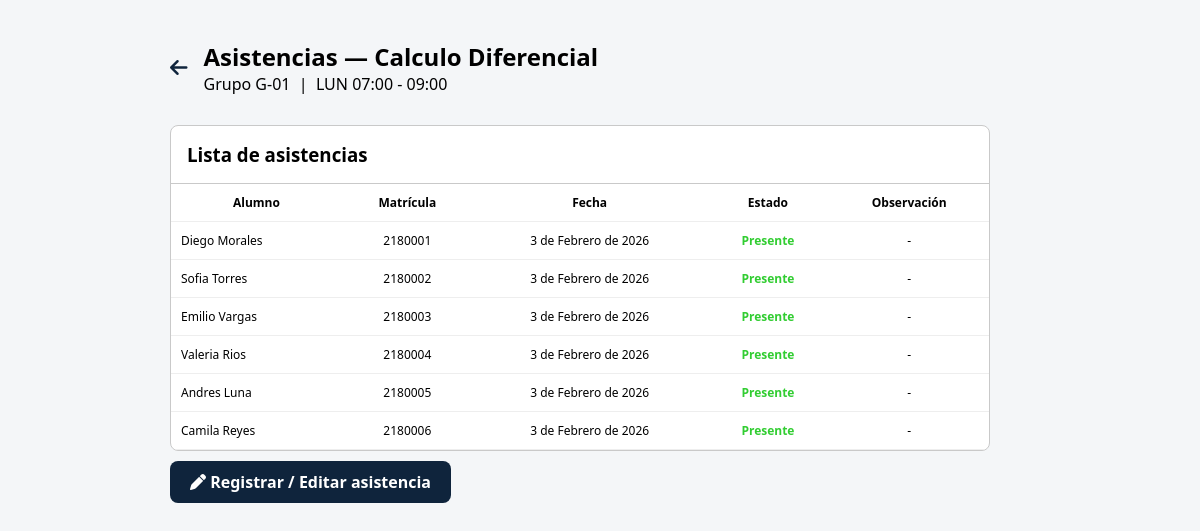
/sesion/1/asistencias/ (signed in), run on an earlier commit of the app's database.
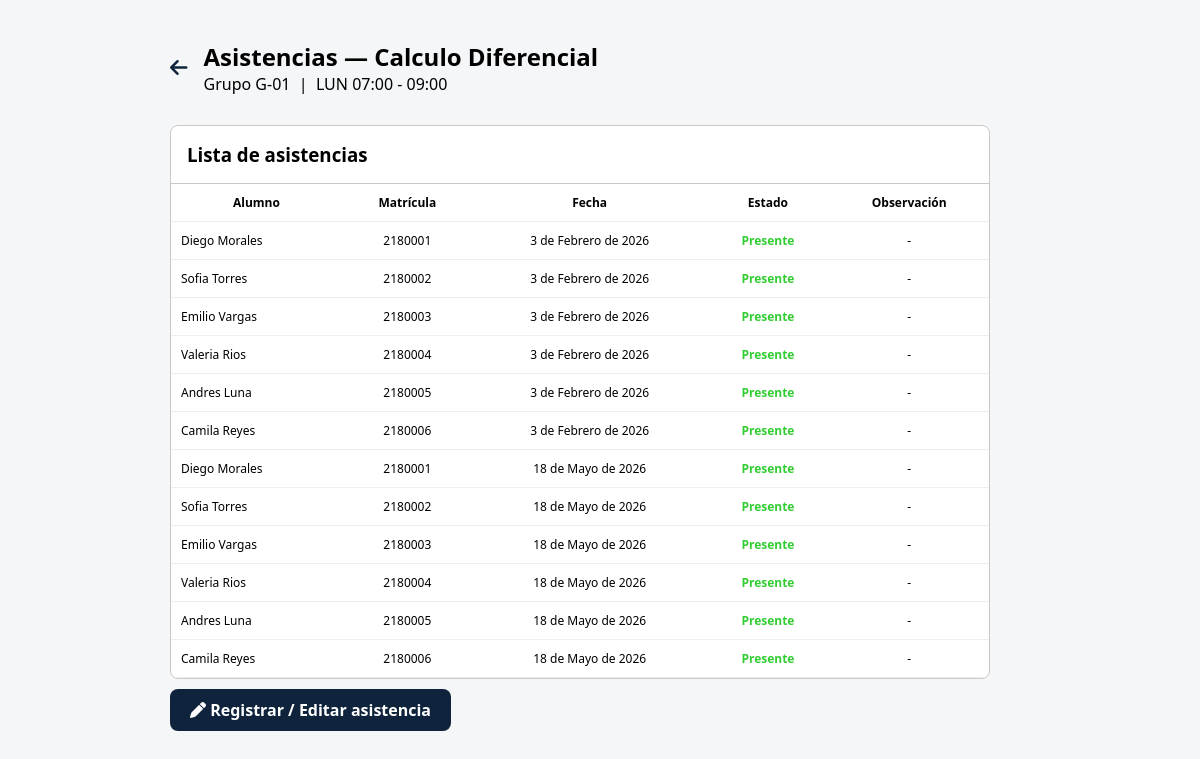
And on a later commit of the database.
### horarios/models.py (models this page shows, shortened)
class Sesion(models.Model):
    TIPO_CHOICES = [
        ('CLASE', 'Clase Normal'),
        ('EXAMEN', 'Examen'),
        ('TALLER', 'Taller'),
        ('OTRO', 'Otro'),
    ]
    DIA_CHOICES = [
        ('LUN', 'Lunes'),
        ('MAR', 'Martes'),
        ('MIE', 'Miércoles'),
        ('JUE', 'Jueves'),
        ('VIE', 'Viernes'),
        ('SAB', 'Sábado'),
    ]
    grupo = models.ForeignKey(Grupo, on_delete=models.CASCADE, related_name='sesiones')
    aula = models.ForeignKey(Aula, on_delete=models.PROTECT, related_name='sesiones')
    tipo = models.CharField(max_length=10, choices=TIPO_CHOICES, default='CLASE')
    dia = models.CharField(max_length=3, choices=DIA_CHOICES)
    hora_inicio = models.TimeField()
    hora_fin = models.TimeField()
    fecha_inicio = models.DateField()
    fecha_fin = models.DateField()
    class Meta:
        verbose_name_plural = 'Sesiones'

class Grupo(models.Model):
    nombre = models.CharField(max_length=50)
    materia = models.ForeignKey(Materia, on_delete=models.CASCADE, related_name='grupos')
    profesor = models.ForeignKey(Profesor, on_delete=models.PROTECT, related_name='grupos')
    periodo = models.CharField(max_length=20)
    cupo_maximo = models.PositiveSmallIntegerField()
    estudiantes = models.ManyToManyField(Estudiante, blank=True, related_name='grupos')
    activo = models.BooleanField(default=True)
    class Meta:
        verbose_name_plural = 'Grupos'

class Materia(models.Model):
    nombre = models.CharField(max_length=200)
    codigo = models.CharField(max_length=20, unique=True)
    facultad = models.CharField(max_length=150)
    creditos = models.PositiveSmallIntegerField()
    activo = models.BooleanField(default=True)
    class Meta:
        verbose_name_plural = 'Materias'

class Asistencia(models.Model):
    ESTADO_CHOICES = [
        ('PRESENTE', 'Presente'),
        ('AUSENTE', 'Ausente'),
        ('TARDANZA', 'Tardanza'),
        ('JUSTIFICADO', 'Justificado'),
    ]
    sesion = models.ForeignKey(Sesion, on_delete=models.CASCADE, related_name='asistencias')
    estudiante = models.ForeignKey(Estudiante, on_delete=models.CASCADE, related_name='asistencias')
    fecha = models.DateField()
    estado = models.CharField(max_length=12, choices=ESTADO_CHOICES)
    observacion = models.TextField(null=True, blank=True)
    class Meta:
        verbose_name_plural = 'Asistencias'
        constraints = [
            models.UniqueConstraint(
                fields=['estudiante', 'sesion', 'fecha'],
                name='una_asistencia_por_sesion'
            )
        ]

class Estudiante(models.Model):
    usuario = models.OneToOneField(User, on_delete=models.CASCADE, related_name='perfil_estudiante')
    matricula = models.CharField(max_length=20, unique=True)
    facultad = models.CharField(max_length=150)
    semestre = models.PositiveSmallIntegerField()
    activo = models.BooleanField(default=True)
    class Meta:
        verbose_name_plural = 'Estudiantes'

### horarios/views.py (the view, shortened to what this page needs)
# urls.py: path('sesion/<int:sesion_id>/asistencias/', views.ver_asistencias, name='ver_asistencias'),
@login_required
def ver_asistencias(request, sesion_id):
    sesion = get_object_or_404(
        Sesion,
        id=sesion_id
    )
    if es_profesor(request.user):
        profesor = request.user.perfil_profesor
        if not profesor.grupos.filter(id=sesion.grupo.id).exists():
            messages.error(
                request,
                'No tienes permiso para ver esta sesión.'
            )
            return redirect('dashboard')
        asistencias = Asistencia.objects.filter(
            sesion=sesion
        )
    else:
        messages.error(
            request,
            'No tienes permiso para ver esta página.'
        )
        return redirect('login')
    contexto = {
        'sesion': sesion,
        'asistencias': asistencias,
    }
    return render(
        request,
        'ver_asistencias.html',
        contexto
    )

### horarios/views.py (called while the page is built)
def es_profesor(usuario):
    return hasattr(usuario, 'perfil_profesor')

### templates/ver_asistencias.html (shortened to what this page needs)
{% load static %}
<!DOCTYPE html>
<html lang="es">
<head>
    <link rel="stylesheet" href="{% static 'styleDash.css' %}">
    <link rel="stylesheet" href="https://cdnjs.cloudflare.com/ajax/libs/font-awesome/6.5.1/css/all.min.css">
</head>
<body>
<div class="pagina">
    <div class="encabezado">
        <a href="{% url 'dashboard' %}"><i class="fa-solid fa-arrow-left"></i></a>
        <div>
            <h1>Asistencias — {{ sesion.grupo.materia.nombre }}</h1>
            <p>Grupo {{ sesion.grupo.nombre }} &nbsp;|&nbsp; {{ sesion.dia }} {{ sesion.hora_inicio }} - {{ sesion.hora_fin }}</p>
        </div>
    </div>
    <div class="contenedor-tabla">
        <h3>Lista de asistencias</h3>
        <table class="tabla">
            <thead>
                <tr>
                    <th>Alumno</th>
                    <th>Matrícula</th>
                    <th>Fecha</th>
                    <th>Estado</th>
                    <th>Observación</th>
                </tr>
            </thead>
            <tbody>
                {% for asistencia in asistencias %}
                <tr>
                    <td>{{ asistencia.estudiante.usuario.get_full_name }}</td>
                    <td>{{ asistencia.estudiante.matricula }}</td>
                    <td>{{ asistencia.fecha }}</td>
                    <td class="estado-{{ asistencia.estado }}">{{ asistencia.get_estado_display }}</td>
                    <td>{{ asistencia.observacion|default:"-" }}</td>
                </tr>
                {% empty %}
                <tr>
                    <td colspan="5">No hay asistencias registradas para esta sesión.</td>
                </tr>
                {% endfor %}
            </tbody>
        </table>
    </div>
    {% if perms or request.user.perfil_profesor %}
    <div style="margin-top: 20px;">
        <a href="{% url 'registrar_asistencia' sesion.id %}"
           style="background:#0F243C; color:white; padding:10px 20px; border-radius:8px; text-decoration:none; font-weight:600;">
            <i class="fa-solid fa-pen"></i> Registrar / Editar asistencia
        </a>
    </div>
    {% endif %}
</div>
</body>
</html>

### static/styleDash.css (style rules this page uses)
:root { --principal: #0F243C; --secundario: #14365d; --fondo: #fff; --borde: #c9c9c9; }
* { margin: 0; padding: 0; box-sizing: border-box; font-family: 'Segoe UI', Tahoma, Geneva, Verdana, sans-serif; }
body { background: white; overflow-x: hidden; }
.contenedor-tabla { width: 100%; max-width: 820px; overflow-x: auto; border: 1px solid #c9c9c9; border-radius: 8px; background: white; }
.contenedor-tabla h3 { padding: 16px; border-bottom: 1px solid #c9c9c9; }
.tabla { width: 100%; min-width: 760px; border-collapse: collapse; }
.tabla th, .tabla td { padding: 10px; font-size: 12px; text-align: center; border-bottom: 1px solid #eee; }
.tabla th { font-weight: 700; }
.tabla td:first-child { text-align: left; }

### templates/ver_asistencias.html (style rules this page uses)
body { background: #f4f6f8; display: block; }
.pagina { max-width: 900px; margin: 40px auto; padding: 0 20px; }
.encabezado { display: flex; align-items: center; gap: 16px; margin-bottom: 30px; }
.encabezado a { color: #0F243C; font-size: 20px; }
.encabezado h1 { font-size: 24px; }
.estado-PRESENTE { color: limegreen; font-weight: 700; }

What changed in the data, as far as the page shows it:
added Asistencia: estudiante.usuario.get_full_name "Diego Morales", estudiante.matricula "2180001", fecha "18 de Mayo de 2026", estado "Presente", observacion "-"
added Asistencia: estudiante.usuario.get_full_name "Sofia Torres", estudiante.matricula "2180002", fecha "18 de Mayo de 2026", estado "Presente", observacion "-"
added Asistencia: estudiante.usuario.get_full_name "Emilio Vargas", estudiante.matricula "2180003", fecha "18 de Mayo de 2026", estado "Presente", observacion "-"
added Asistencia: estudiante.usuario.get_full_name "Valeria Rios", estudiante.matricula "2180004", fecha "18 de Mayo de 2026", estado "Presente", observacion "-"
added Asistencia: estudiante.usuario.get_full_name "Andres Luna", estudiante.matricula "2180005", fecha "18 de Mayo de 2026", estado "Presente", observacion "-"
added Asistencia: estudiante.usuario.get_full_name "Camila Reyes", estudiante.matricula "2180006", fecha "18 de Mayo de 2026", estado "Presente", observacion "-"
